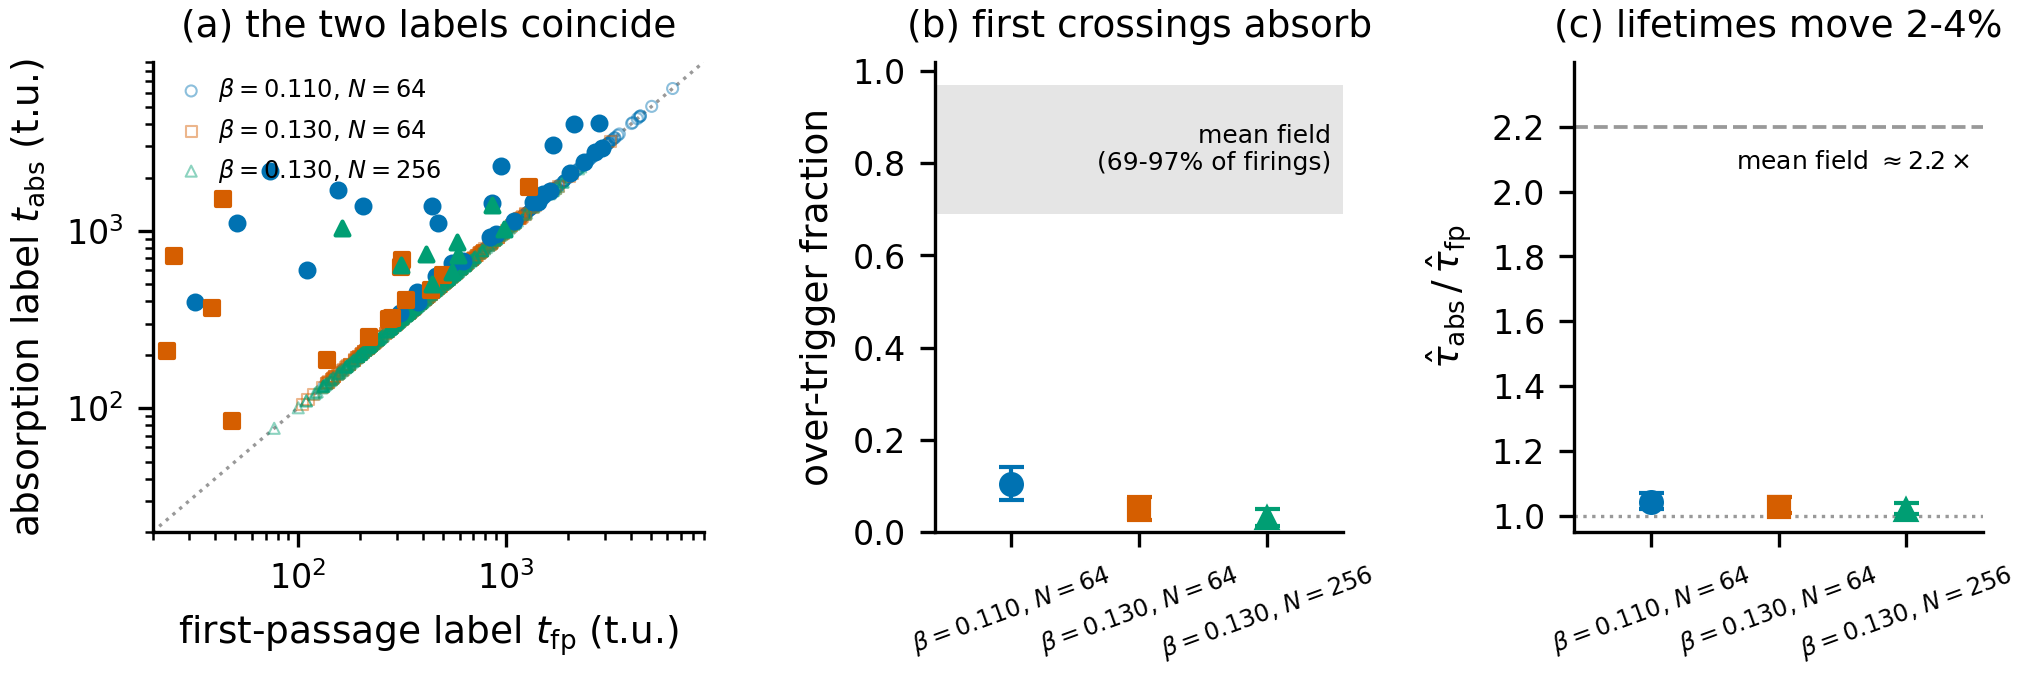

Here is the Python script that generated this plot:
"""
Cross-system label experiment figure (revision item CP3, \\label{fig:xlabel}).

Renders paper_figures/fig_xlabel.{pdf,png} from committed results only — no
integration, no relabeling, no randomness:

  tools/xlabel/results/xlabel_runs.jsonl          per-run t_fp / t_abs / t_camp
  paper/revision-data-gated/results_xlabel.json   per-cell aggregates + CIs

Content (the honest null: the graze/absorption gap does not transfer to the ring):
  (a) per-run first-passage label t_fp versus absorption-grade label t_abs for all
      900 runs in the three cells (log axes); virtually every point sits on the
      diagonal — the 3-10% that sit above it are the runs whose first sub-threshold
      excursion self-heals;
  (b) over-trigger fraction (first excursion recovers) per cell with bootstrap 95%
      CIs against the mean-field range (69-97% of detector firings; up to 98% of
      first crossings, Sec. 3);
  (c) exponential-MLE lifetime ratio tau_abs/tau_fp per cell with bootstrap 95%
      CIs against the mean-field factor ~2.2.

Run: python3 paper_figures/fig_xlabel.py
"""
from __future__ import annotations

import json
import os
import sys

import numpy as np

HERE = os.path.dirname(os.path.abspath(__file__))
ROOT = os.path.dirname(HERE)
sys.path.insert(0, os.path.join(ROOT, "tools", "paper-figures"))

import style  # noqa: E402  (sets the Agg backend)
import matplotlib.pyplot as plt  # noqa: E402

style.apply_style()
P = style.PALETTE

RUNS = os.path.join(ROOT, "tools", "xlabel", "results", "xlabel_runs.jsonl")
AGG = os.path.join(ROOT, "paper", "revision-data-gated", "results_xlabel.json")

CELL_ORDER = ["b0.110_N64", "b0.130_N64", "b0.130_N256"]
CELL_LABEL = {
    "b0.110_N64": r"$\beta=0.110$, $N=64$",
    "b0.130_N64": r"$\beta=0.130$, $N=64$",
    "b0.130_N256": r"$\beta=0.130$, $N=256$",
}
CELL_COLOR = {
    "b0.110_N64": P["blue"],
    "b0.130_N64": P["vermillion"],
    "b0.130_N256": P["green"],
}
CELL_MARKER = {"b0.110_N64": "o", "b0.130_N64": "s", "b0.130_N256": "^"}


def main():
    runs = {c: [] for c in CELL_ORDER}
    with open(RUNS) as f:
        for line in f:
            d = json.loads(line)
            runs[d["cell"]].append((d["t_fp"], d["t_abs"]))
    agg = json.load(open(AGG))["cells"]

    fig, (ax_a, ax_b, ax_c) = plt.subplots(
        1, 3, figsize=(7.0, 2.5), gridspec_kw={"width_ratios": [1.35, 1, 1]})

    # (a) per-run t_fp vs t_abs scatter, log-log, diagonal
    lo, hi = 20, 9000
    ax_a.plot([lo, hi], [lo, hi], color=P["grey"], lw=0.8, ls=":", zorder=1)
    for cell in CELL_ORDER:
        fp, ab = np.array(runs[cell]).T
        on = np.abs(ab - fp) < 1e-9
        ax_a.scatter(fp[on], ab[on], s=7, marker=CELL_MARKER[cell],
                     facecolors="none", edgecolors=CELL_COLOR[cell], lw=0.5,
                     alpha=0.45, zorder=2, label=CELL_LABEL[cell])
        ax_a.scatter(fp[~on], ab[~on], s=11, marker=CELL_MARKER[cell],
                     color=CELL_COLOR[cell], zorder=3)
    ax_a.set_xscale("log")
    ax_a.set_yscale("log")
    ax_a.set_xlim(lo, hi)
    ax_a.set_ylim(lo, hi)
    ax_a.set_xlabel(r"first-passage label $t_{\mathrm{fp}}$ (t.u.)")
    ax_a.set_ylabel(r"absorption label $t_{\mathrm{abs}}$ (t.u.)")
    ax_a.set_title("(a) the two labels coincide", fontsize=9)
    ax_a.legend(fontsize=5.8, loc="upper left", handletextpad=0.1,
                borderaxespad=0.2)

    x = np.arange(len(CELL_ORDER))

    # (b) over-trigger fraction per cell vs the mean-field range
    ax_b.axhspan(0.69, 0.97, color=P["grey"], alpha=0.25, lw=0)
    ax_b.text(0.97, 0.83, "mean field\n(69-97% of firings)",
              transform=ax_b.get_yaxis_transform(), fontsize=6,
              color=P["black"], ha="right", va="center")
    for i, cell in enumerate(CELL_ORDER):
        a = agg[cell]
        ci = a["over_trigger_ci95"]
        f = a["over_trigger_fraction"]
        ax_b.errorbar([i], [f], yerr=[[f - ci[0]], [ci[1] - f]],
                      fmt=CELL_MARKER[cell], color=CELL_COLOR[cell],
                      ms=5, capsize=3, lw=1)
    ax_b.set_xticks(x)
    ax_b.set_xticklabels([CELL_LABEL[c] for c in CELL_ORDER],
                         fontsize=5.8, rotation=20)
    ax_b.set_xlim(-0.6, 2.6)
    ax_b.set_ylim(0, 1.02)
    ax_b.set_ylabel("over-trigger fraction")
    ax_b.set_title("(b) first crossings absorb", fontsize=9)

    # (c) MLE lifetime ratio per cell vs the mean-field factor
    ax_c.axhline(1.0, color=P["grey"], lw=0.8, ls=":")
    ax_c.axhline(2.2, color=P["grey"], lw=0.9, ls="--")
    ax_c.text(0.97, 2.13, r"mean field $\approx 2.2\times$",
              transform=ax_c.get_yaxis_transform(), fontsize=6,
              color=P["black"], ha="right", va="top")
    for i, cell in enumerate(CELL_ORDER):
        a = agg[cell]
        ci = a["ratio_abs_fp_mle_ci95"]
        rt = a["ratio_abs_fp_mle"]
        ax_c.errorbar([i], [rt], yerr=[[rt - ci[0]], [ci[1] - rt]],
                      fmt=CELL_MARKER[cell], color=CELL_COLOR[cell],
                      ms=5, capsize=3, lw=1)
    ax_c.set_xticks(x)
    ax_c.set_xticklabels([CELL_LABEL[c] for c in CELL_ORDER],
                         fontsize=5.8, rotation=20)
    ax_c.set_xlim(-0.6, 2.6)
    ax_c.set_ylim(0.95, 2.4)
    ax_c.set_yticks([1.0, 1.2, 1.4, 1.6, 1.8, 2.0, 2.2])
    ax_c.set_ylabel(r"$\hat\tau_{\mathrm{abs}}\,/\,\hat\tau_{\mathrm{fp}}$")
    ax_c.set_title("(c) lifetimes move 2-4%", fontsize=9)

    fig.tight_layout()
    for ext in ("pdf", "png"):
        out = os.path.join(HERE, f"fig_xlabel.{ext}")
        fig.savefig(out)
        print("wrote", out)

    # console check against the snippet's quoted numbers
    for cell in CELL_ORDER:
        a = agg[cell]
        print(f"{cell}: over-trigger {a['over_trigger_fraction']:.3f} "
              f"{a['over_trigger_ci95']}  ratio {a['ratio_abs_fp_mle']:.4f} "
              f"{a['ratio_abs_fp_mle_ci95']}")


if __name__ == "__main__":
    main()
